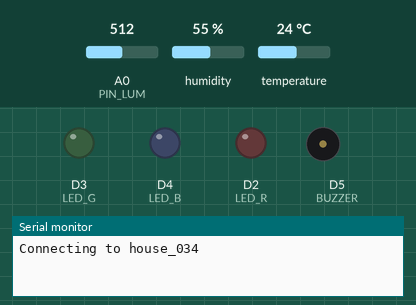
Simulated run of this sketch. Board: ESP8266 (NodeMCU). Parts: output pins drawn as LEDs (lit = HIGH), buzzer (waves = sounding, pin HIGH), the last lines printed to the serial monitor. The test bench sets the inputs (shaded band); at power-on: A0 (PIN_LUM) = 512, humidity 55 %, temperature 24 °C. WiFi joins after 1.5 s; servers stay silent unless stated.

Above: at 0.1 s.
At 1.6 s:
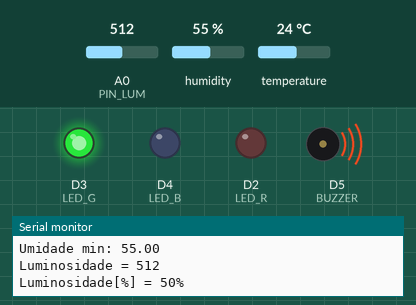
At 70.8 s:
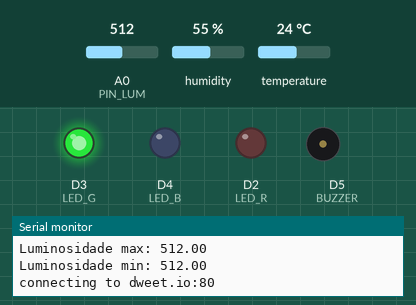
Timing chart, 0 to 72.3 s (numbered marks = the images above):
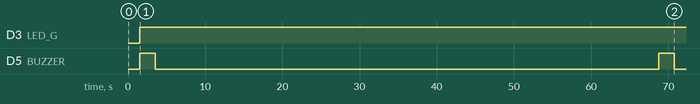

Measured:
- by itself, D3 (LED_G): LOW → HIGH at 1.5 s
- by itself, D5 (BUZZER): alternates HIGH for 2.0 s and LOW for 65.3 s

The sketch:

WiFiClientFull.ino
```cpp
/*
    This sketch establishes a TCP connection to a "quote of the day" service.
    It sends a "hello" message, and then prints received data.
*/

#include <ESP8266WiFi.h>
#include <DHT.h>

#define DHTPIN D1
#define DHTTYPE DHT11
#define PIN_LUM A0
#define LED_R D2
#define LED_G D3
#define LED_B D4
#define BUZZER D5

float umidMax = 0; float umidMin = 999;
float tempMax = 0; float tempMin = 999;
float temperatura = 0.0; float umidade = 0.0;

DHT dht(DHTPIN, DHTTYPE);

int luminosidade = 0; int luminosidade_perc = 0;
float lumMin = 999; float lumMax = 0;

String current_color = "";

bool status_buzzer = false;

#ifndef STASSID
#define STASSID "house_034"
#define STAPSK  "#house034"
#endif

const char* ssid     = STASSID;
const char* password = STAPSK;

const char* host = "dweet.io";
const uint16_t port = 80;

String thing_name = "GiantThing_HGO2020";


// Use WiFiClient class to create TCP connections
WiFiClient client;

void setup() {

  Serial.begin(115200);

  dht.begin();

  pinMode(LED_R, OUTPUT);
  pinMode(LED_G, OUTPUT);
  pinMode(LED_B, OUTPUT);

  pinMode(BUZZER, OUTPUT);

  // We start by connecting to a WiFi network

  Serial.println();
  Serial.println();
  Serial.print("Connecting to ");
  Serial.println(ssid);

  /* Explicitly set the ESP8266 to be a WiFi-client, otherwise, it by default,
     would try to act as both a client and an access-point and could cause
     network-issues with your other WiFi-devices on your WiFi-network. */
  WiFi.mode(WIFI_STA);
  WiFi.begin(ssid, password);

  while (WiFi.status() != WL_CONNECTED) {
    delay(500);
    Serial.print(".");
  }

  Serial.println("");
  Serial.println("WiFi connected");
  Serial.println("IP address: ");
  Serial.println(WiFi.localIP());
}

void loop() {

  readTempUmid();
  readLuminosidade();

  Serial.print("connecting to ");
  Serial.print(host);
  Serial.print(':');
  Serial.println(port);

  if (!client.connect(host, port)) {
    Serial.println("connection failed");
    delay(5000);
    return;
  }

  // This will send a string to the server
  Serial.println("sending data to server");
  if (client.connected()) {
    postToDweet();
  }

  // wait for data to be available
  unsigned long timeout = millis();
  while (client.available() == 0) {
    if (millis() - timeout > 5000) {
      Serial.println(">>> Client Timeout !");
      client.stop();
      delay(60000);
      return;
    }
  }

  // Read all the lines of the reply from server and print them to Serial
  Serial.println("receiving from remote server");
  // not testing 'client.connected()' since we do not need to send data here
  while (client.available()) {
    char ch = static_cast<char>(client.read());
    Serial.print(ch);
  }

  // Close the connection
  Serial.println();
  Serial.println("closing connection");
  client.stop();

  delay(5000); // execute once every 5 seconds, don't flood remote service
}

void readTempUmid() {
  temperatura = dht.readTemperature();
  umidade = dht.readHumidity();

  Serial.print("Temperatura: ");
  Serial.println(temperatura);

  if (temperatura >= 30 && temperatura < 100) {
    acendeLed(255, 0, 0);
    current_color = "vermelha";
  } else if (temperatura >= 10 && temperatura < 30) {
    acendeLed(0, 255, 0);
    current_color = "verde";
  } else {
    acendeLed(0, 0, 255);
    current_color = "azul";
  }

  Serial.println("Cor atual: " + current_color);

  if (temperatura > tempMax) {
    tempMax = temperatura;
  }
  if (temperatura < tempMin) {
    tempMin = temperatura;
  }
  Serial.println("Temperatura max: " + String(tempMax));
  Serial.println("Temperatura min: " + String(tempMin));

  Serial.print("Umidade: ");
  Serial.println(umidade);

  if (umidade > umidMax) {
    umidMax = umidade;
  }
  if (umidade < umidMin) {
    umidMin = umidade;
  }
  Serial.println("Umidade max: " + String(umidMax));
  Serial.println("Umidade min: " + String(umidMin));
}

void readLuminosidade() {
  luminosidade = analogRead(PIN_LUM);
  Serial.print("Luminosidade = " );
  Serial.println(luminosidade);

  luminosidade_perc = map(luminosidade, 0, 1023, 0, 100);
  Serial.print("Luminosidade[%] = " );
  Serial.print(luminosidade_perc);
  Serial.println("%");

  String resposta = "";

  if (luminosidade_perc >= 50) {
    acionaBuzzer();
    status_buzzer = true;
    resposta = "Sim!";
  } else {
    status_buzzer = false;
    resposta = "Não!";
  }

  Serial.println("O buzzer está ligado? " + resposta);

  if (luminosidade < lumMin) {
    lumMin = luminosidade;
  }
  if (luminosidade > lumMax) {
    lumMax = luminosidade ;
  }
  Serial.println("Luminosidade max: " + String(lumMax));
  Serial.println("Luminosidade min: " + String(lumMin));
}

void acendeLed(int r, int g, int b) {
  analogWrite(LED_R, r);
  analogWrite(LED_G, g);
  analogWrite(LED_B, b);
}

void acionaBuzzer() {
  digitalWrite(BUZZER, HIGH);
  delay(2000);
  digitalWrite(BUZZER, LOW);
}

void postToDweet() {
  String params;
  params += "temperatura=" + String(temperatura) + "&";
  params += "tempMax=" + String(tempMax) + "&";
  params += "tempMin=" + String(tempMin) + "&";
  params += "umidade=" + String(umidade) + "&";
  params += "umidMax=" + String(umidMax) + "&";
  params += "umidMin=" + String(umidMin) + "&";
  params += "luminosidade=" + String(luminosidade) + "&";
  params += "lumMax=" + String(lumMax) + "&";
  params += "lumMin=" + String(lumMin) + "&";
  params += "current_color=" + String(current_color) + "&";
  params += "status_buzzer=" + String(status_buzzer);

  String request = "POST /dweet/for/" + thing_name + "?" + params;
  Serial.println("REQUEST: " + request);
  client.println(request);
  client.println("Host: https://www.dweet.io");
  client.println("Connection: close");
  client.println();
}
```
